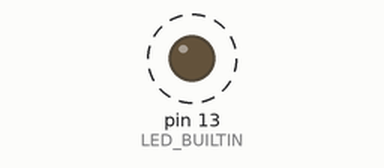
Bench run of a sketch on a simulated Arduino Uno, built with avr-gcc and run on an emulated ATmega328P. Parts: output pins drawn as LEDs (lit = HIGH). Dashed ring = blinking.

Above: at 0.5 s.
Timing chart, 0 to 4.6 s (numbered marks = the images above):
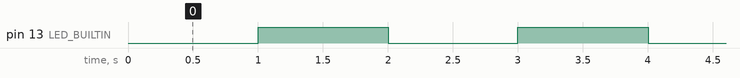

Measured:
- by itself, pin 13 (LED_BUILTIN): alternates HIGH for 1.0 s and LOW for 1.0 s

The sketch:

ArduinoModules.ino
```cpp
#include "module.h"
#include "LedBlinker.h"

void setup() {
    Module::addModule(new LedBlinker(LED_BUILTIN));
}

void loop() {
    Module::loopAll();
}
```

LedBlinker.cpp
```cpp
#include <Arduino.h>
#include "LedBlinker.h"

LedBlinker::LedBlinker(int ledPin)
{
  _ledPin = ledPin;
  _ledState = LOW;
  _interval = 1000;
  _previousMillis = 0;

  pinMode(_ledPin, OUTPUT);
}

void LedBlinker::moduleLoop()
{
  unsigned long currentMillis = millis();

  if (currentMillis - _previousMillis >= _interval)
  {
    _previousMillis = currentMillis;
    if (_ledState == LOW)
    {
      _ledState = HIGH;
    }
    else
    {
      _ledState = LOW;
    }

    // set the LED with the ledState of the variable:
    digitalWrite(_ledPin, _ledState);
  }
}
```

LedBlinker.h
```cpp
#ifndef LedBlinker_H
#define LedBlinker_H

#include "module.h"

class LedBlinker : public Module
{
private:
  int _ledPin, _ledState;
  unsigned long _previousMillis;
  long _interval;

public:
  LedBlinker(int ledPin);
  void moduleLoop();
};
#endif
```

module.cpp
```cpp
#include "module.h"

Module* Module::_firstModule = 0;

void Module::loopAll()
{
    Module* m = Module::_firstModule;

    while (m!=0)
    {
        m->moduleLoop();
        m = m->_nextModule;
    }
}

Module* Module::addModule(Module* module)
{
    /* Add the new module at the front of the list */
    module->_nextModule = Module::_firstModule;
    Module::_firstModule = module;

    return Module::_firstModule;
}
```

module.h
```cpp
#ifndef MODULE_H
#define MODULE_H

class Module
{
    private:
        static Module* _firstModule;
        Module* _nextModule;

    public:
        static Module* addModule(Module* module);
        static void loopAll();

        virtual void moduleLoop()=0;
};

#endif
```
